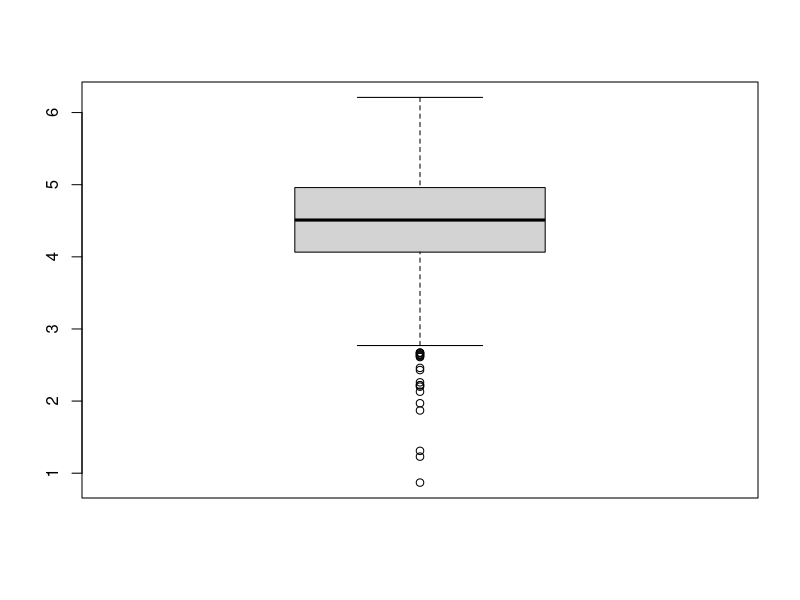

This figure's R source:
# J_Garcia
# 02/02/2022
# Clase_S7_d1

semilla <- read.csv("Clases/BaseDeDatos_estadistica.csv" , header = T)
graf.sem <- boxplot(semilla$Peso_gr)

#Identificar valor extremo mayor a 40
which(semilla$Peso_gr >40)
#revisar toda la fila
semilla[524, ]

#Indentificar semillas con valores menores al rango
quantile(semilla$Peso_gr, 0.00)
graf.sem$out 
which(semilla$Peso_gr <=2.671)

#Identificar los cuartiles
quantile(semilla$Peso_gr, 0.25)
quantile(semilla$Peso_gr, 0.5)
quantile(semilla$Peso_gr, 0.75)
quantile(semilla$Peso_gr, 1)

